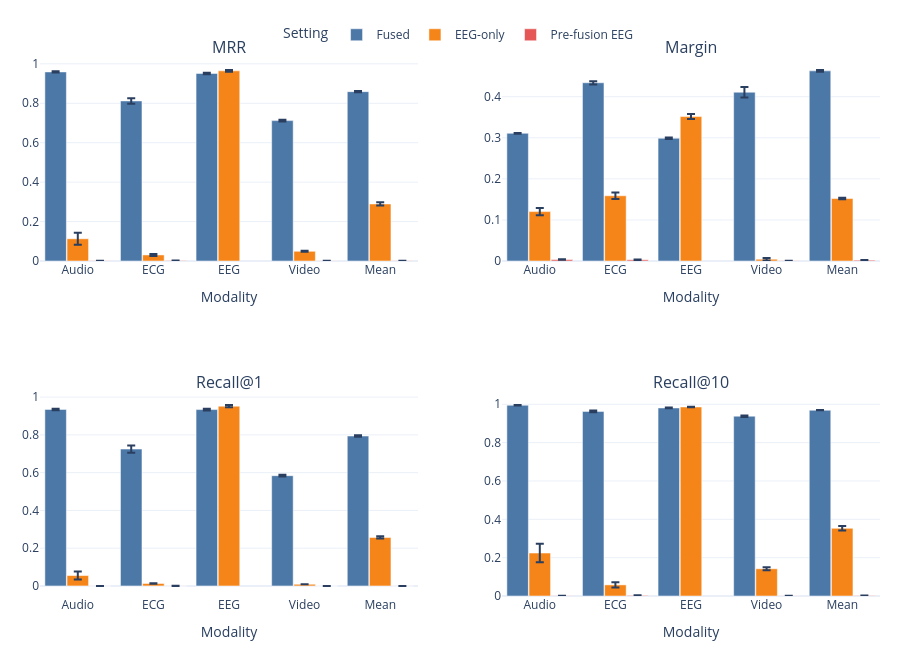

Here is the notebook cell this chart was saved with:
### Code cell
a.update_layout(
    height=650,                  # smaller overall figure
    width=900,                   # narrower
    margin=dict(l=40, r=20, t=60, b=40),
    bargap=0.12,                 # less gap between category groups
    bargroupgap=0.03,            # less gap inside grouped bars
    legend=dict(
        orientation="h",
        yanchor="bottom",
        y=1.02,
        xanchor="center",
        x=0.5,
    ),
)

### Figure 1 — Plotly figure (JSON) as saved in the notebook; plotly's stock layout.template omitted (floating-point values rounded to 4 significant figures)
{"data": [{"error_y": {"array": [0.003, 0.014, 0.0038, 0.004, 0.003], "type": "data", "visible": true}, "legendgroup": "Fused", "marker": {"color": "#4C78A8"}, "name": "Fused", "showlegend": true, "x": ["Audio", "ECG", "EEG", "Video", "Mean"], "y": [0.959, 0.812, 0.9513, 0.712, 0.859], "type": "bar", "xaxis": "x", "yaxis": "y"}, {"error_y": {"array": [0.03, 0.005, 0.004, 0.003, 0.0083], "type": "data", "visible": true}, "legendgroup": "EEG-only", "marker": {"color": "#F58518"}, "name": "EEG-only", "showlegend": true, "x": ["Audio", "ECG", "EEG", "Video", "Mean"], "y": [0.1127, 0.0307, 0.9645, 0.0493, 0.2893], "type": "bar", "xaxis": "x", "yaxis": "y"}, {"error_y": {"array": [5.06e-05, 0.000344, null, 7.79e-05, 0.000146], "type": "data", "visible": true}, "legendgroup": "Pre-fusion EEG", "marker": {"color": "#E45756"}, "name": "Pre-fusion EEG", "showlegend": true, "x": ["Audio", "ECG", "EEG", "Video", "Mean"], "y": [0.001, 0.002, null, 0.000563, 0.001], "type": "bar", "xaxis": "x", "yaxis": "y"}, {"error_y": {"array": [0.001, 0.004, 0.002, 0.013, 0.002], "type": "data", "visible": true}, "legendgroup": "Fused", "marker": {"color": "#4C78A8"}, "name": "Fused", "showlegend": false, "x": ["Audio", "ECG", "EEG", "Video", "Mean"], "y": [0.311, 0.434, 0.299, 0.411, 0.463], "type": "bar", "xaxis": "x2", "yaxis": "y2"}, {"error_y": {"array": [0.009, 0.008, 0.006, 0.003, 0.0017], "type": "data", "visible": true}, "legendgroup": "EEG-only", "marker": {"color": "#F58518"}, "name": "EEG-only", "showlegend": false, "x": ["Audio", "ECG", "EEG", "Video", "Mean"], "y": [0.1203, 0.1588, 0.3517, 0.0043, 0.1521], "type": "bar", "xaxis": "x2", "yaxis": "y2"}, {"error_y": {"array": [0.0006, 0.000373, null, 0.000232, 0.0002], "type": "data", "visible": true}, "legendgroup": "Pre-fusion EEG", "marker": {"color": "#E45756"}, "name": "Pre-fusion EEG", "showlegend": false, "x": ["Audio", "ECG", "EEG", "Video", "Mean"], "y": [0.0035, 0.003, null, 0.000557, 0.002], "type": "bar", "xaxis": "x2", "yaxis": "y2"}, {"error_y": {"array": [0.004, 0.019, 0.005, 0.005, 0.004], "type": "data", "visible": true}, "legendgroup": "Fused", "marker": {"color": "#4C78A8"}, "name": "Fused", "showlegend": false, "x": ["Audio", "ECG", "EEG", "Video", "Mean"], "y": [0.935, 0.725, 0.934, 0.584, 0.794], "type": "bar", "xaxis": "x3", "yaxis": "y3"}, {"error_y": {"array": [0.021, 0.000911, 0.006, 0.000506, 0.006], "type": "data", "visible": true}, "legendgroup": "EEG-only", "marker": {"color": "#F58518"}, "name": "EEG-only", "showlegend": false, "x": ["Audio", "ECG", "EEG", "Video", "Mean"], "y": [0.055, 0.013, 0.952, 0.009, 0.257], "type": "bar", "xaxis": "x3", "yaxis": "y3"}, {"error_y": {"array": [0.000112, 0.000253, null, 3.26e-05, 0.000129], "type": "data", "visible": true}, "legendgroup": "Pre-fusion EEG", "marker": {"color": "#E45756"}, "name": "Pre-fusion EEG", "showlegend": false, "x": ["Audio", "ECG", "EEG", "Video", "Mean"], "y": [0.000223, 0.000365, null, 1.88e-05, 0.000202], "type": "bar", "xaxis": "x3", "yaxis": "y3"}, {"error_y": {"array": [0.001, 0.005, 0.002, 0.004, 0.000664], "type": "data", "visible": true}, "legendgroup": "Fused", "marker": {"color": "#4C78A8"}, "name": "Fused", "showlegend": false, "x": ["Audio", "ECG", "EEG", "Video", "Mean"], "y": [0.995, 0.963, 0.981, 0.938, 0.969], "type": "bar", "xaxis": "x4", "yaxis": "y4"}, {"error_y": {"array": [0.048, 0.014, 0.001, 0.008, 0.012], "type": "data", "visible": true}, "legendgroup": "EEG-only", "marker": {"color": "#F58518"}, "name": "EEG-only", "showlegend": false, "x": ["Audio", "ECG", "EEG", "Video", "Mean"], "y": [0.224, 0.058, 0.986, 0.142, 0.353], "type": "bar", "xaxis": "x4", "yaxis": "y4"}, {"error_y": {"array": [6.45e-05, 0.000455, null, 0.000246, 0.00022], "type": "data", "visible": true}, "legendgroup": "Pre-fusion EEG", "marker": {"color": "#E45756"}, "name": "Pre-fusion EEG", "showlegend": false, "x": ["Audio", "ECG", "EEG", "Video", "Mean"], "y": [0.001, 0.003, null, 0.000508, 0.002], "type": "bar", "xaxis": "x4", "yaxis": "y4"}], "layout": {"xaxis": {"anchor": "y", "domain": [0.0, 0.45], "title": {"text": "Modality"}}, "yaxis": {"anchor": "x", "domain": [0.625, 1.0]}, "xaxis2": {"anchor": "y2", "domain": [0.55, 1.0], "title": {"text": "Modality"}}, "yaxis2": {"anchor": "x2", "domain": [0.625, 1.0]}, "xaxis3": {"anchor": "y3", "domain": [0.0, 0.45], "title": {"text": "Modality"}}, "yaxis3": {"anchor": "x3", "domain": [0.0, 0.375]}, "xaxis4": {"anchor": "y4", "domain": [0.55, 1.0], "title": {"text": "Modality"}}, "yaxis4": {"anchor": "x4", "domain": [0.0, 0.375]}, "annotations": [{"font": {"size": 16}, "showarrow": false, "text": "MRR", "x": 0.225, "xanchor": "center", "xref": "paper", "y": 1.0, "yanchor": "bottom", "yref": "paper"}, {"font": {"size": 16}, "showarrow": false, "text": "Margin", "x": 0.775, "xanchor": "center", "xref": "paper", "y": 1.0, "yanchor": "bottom", "yref": "paper"}, {"font": {"size": 16}, "showarrow": false, "text": "Recall@1", "x": 0.225, "xanchor": "center", "xref": "paper", "y": 0.375, "yanchor": "bottom", "yref": "paper"}, {"font": {"size": 16}, "showarrow": false, "text": "Recall@10", "x": 0.775, "xanchor": "center", "xref": "paper", "y": 0.375, "yanchor": "bottom", "yref": "paper"}], "legend": {"title": {"text": "Setting"}, "orientation": "h", "yanchor": "bottom", "y": 1.02, "xanchor": "center", "x": 0.5}, "title": {"text": ""}, "barmode": "group", "height": 650, "width": 900, "margin": {"l": 40, "r": 20, "t": 60, "b": 40}, "bargap": 0.12, "bargroupgap": 0.03}}
